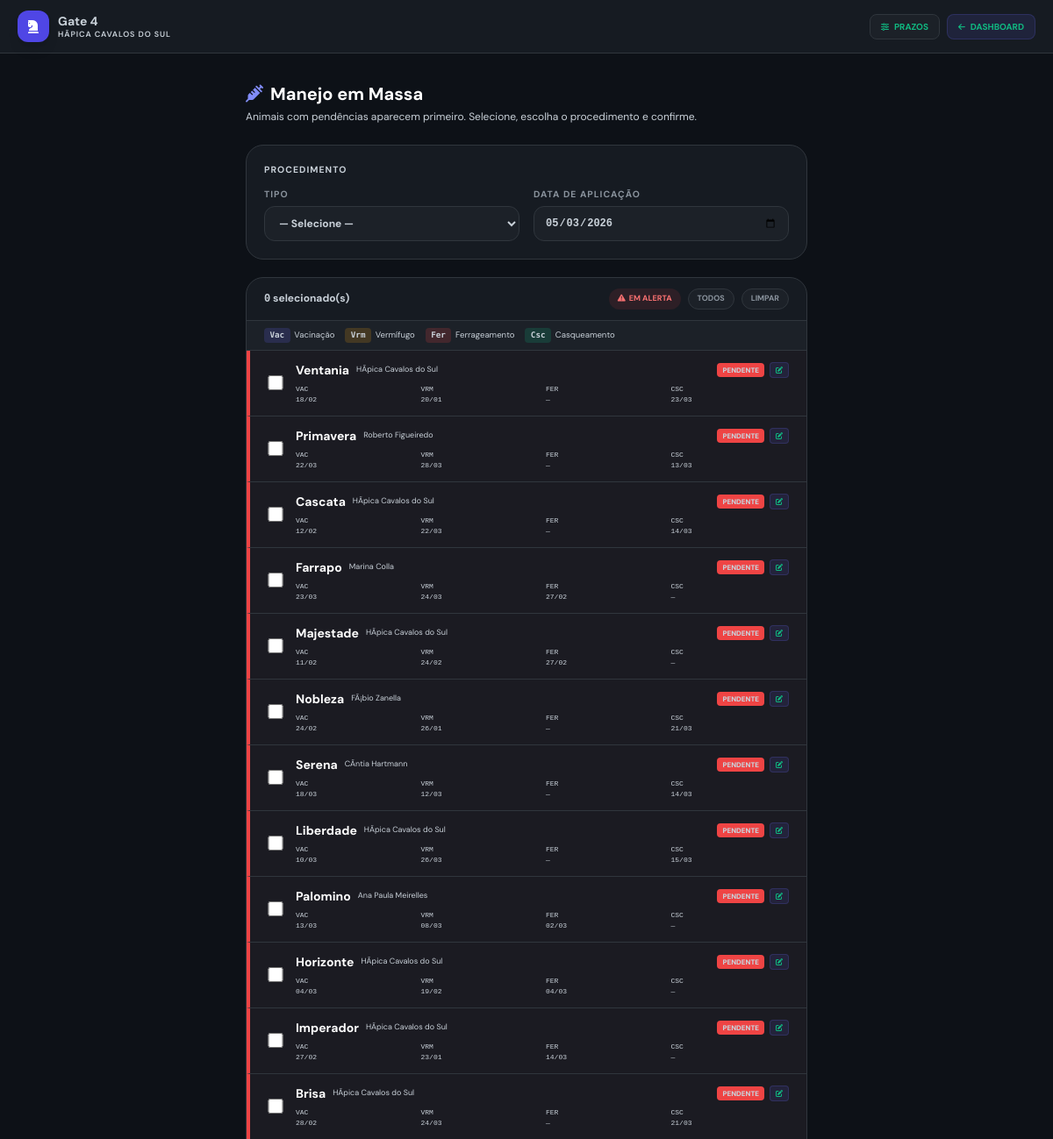
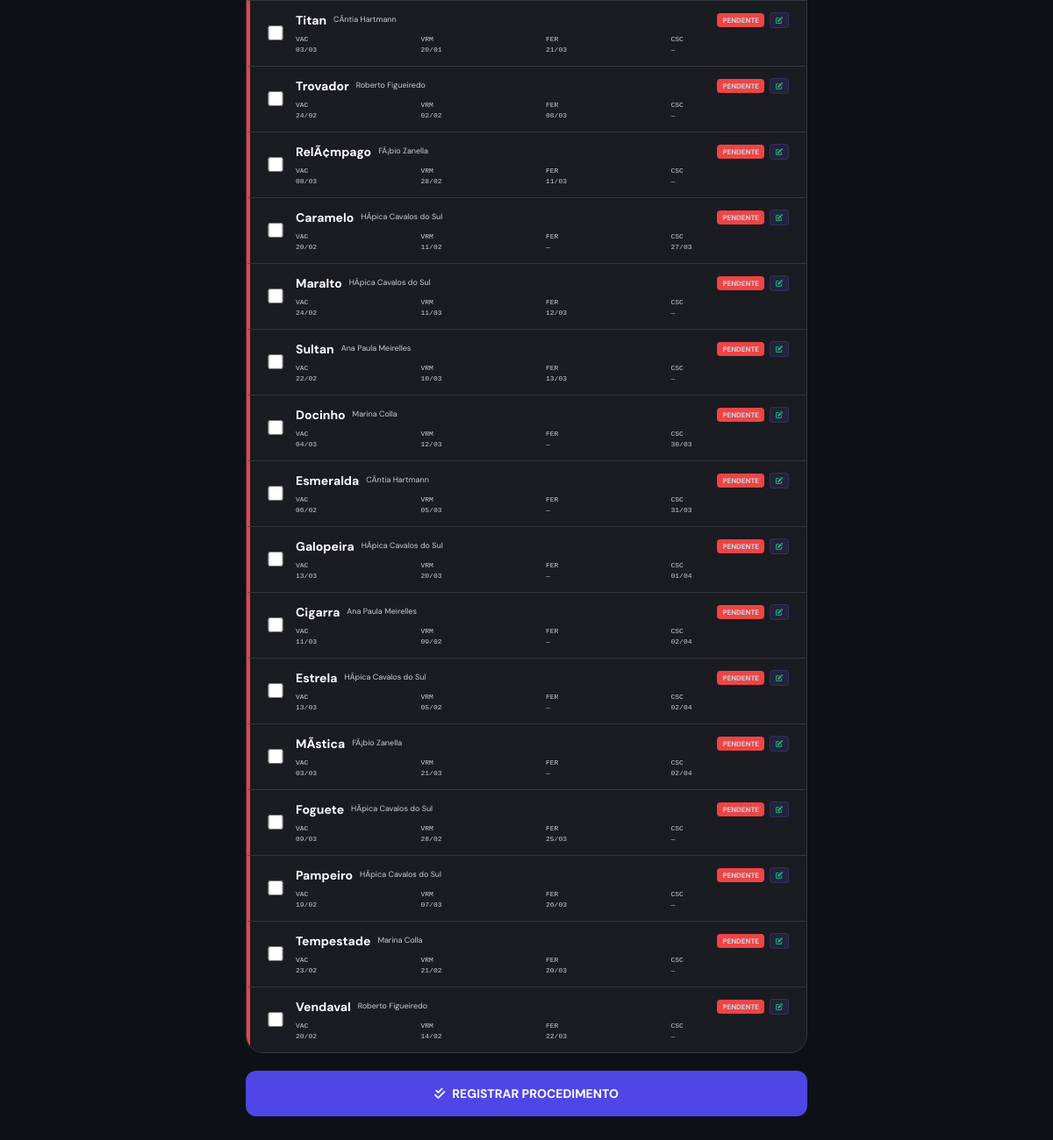
Before: /manejo-em-massa/ (signed in) with the older database file (2 pictures, top to bottom).
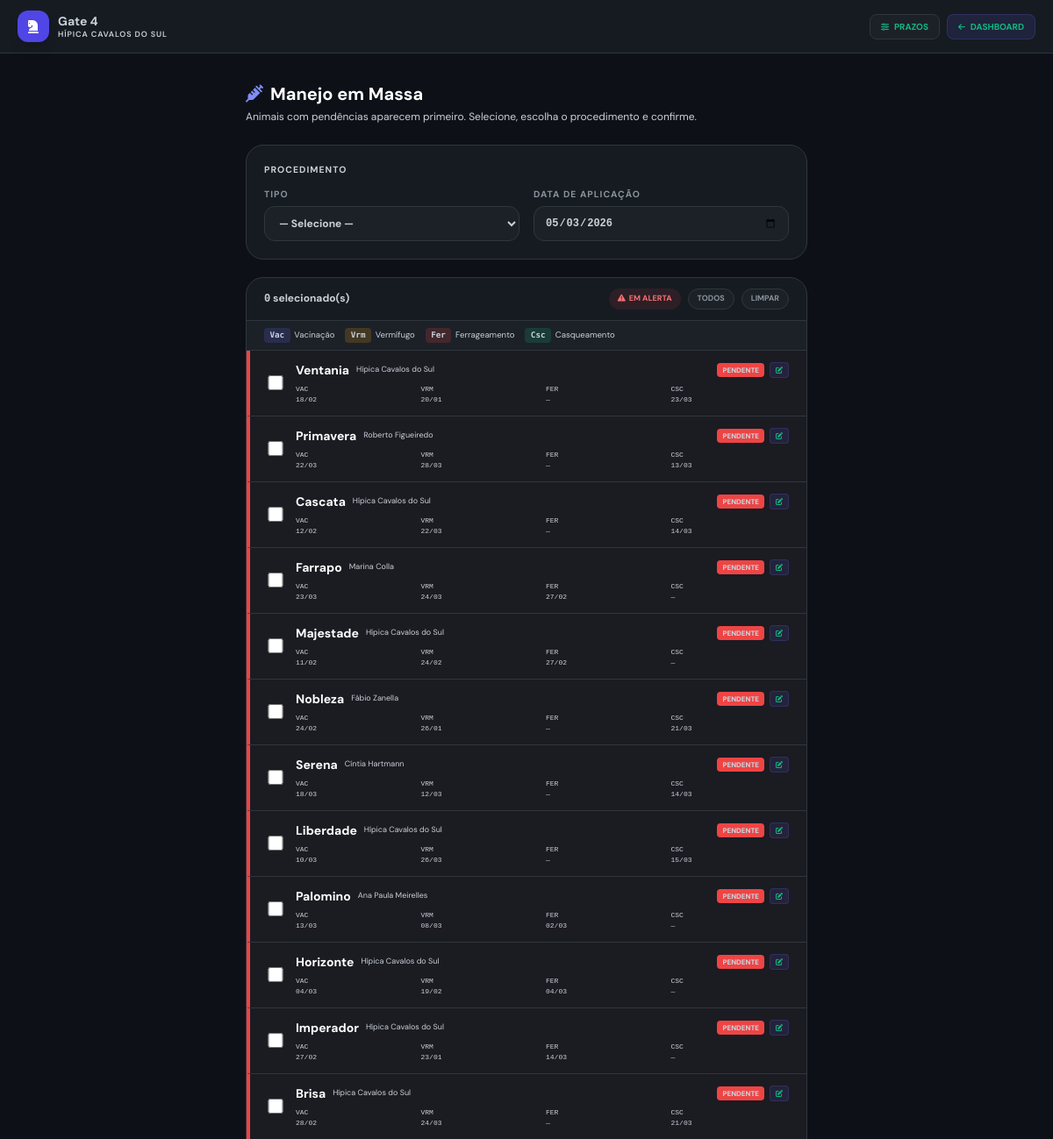
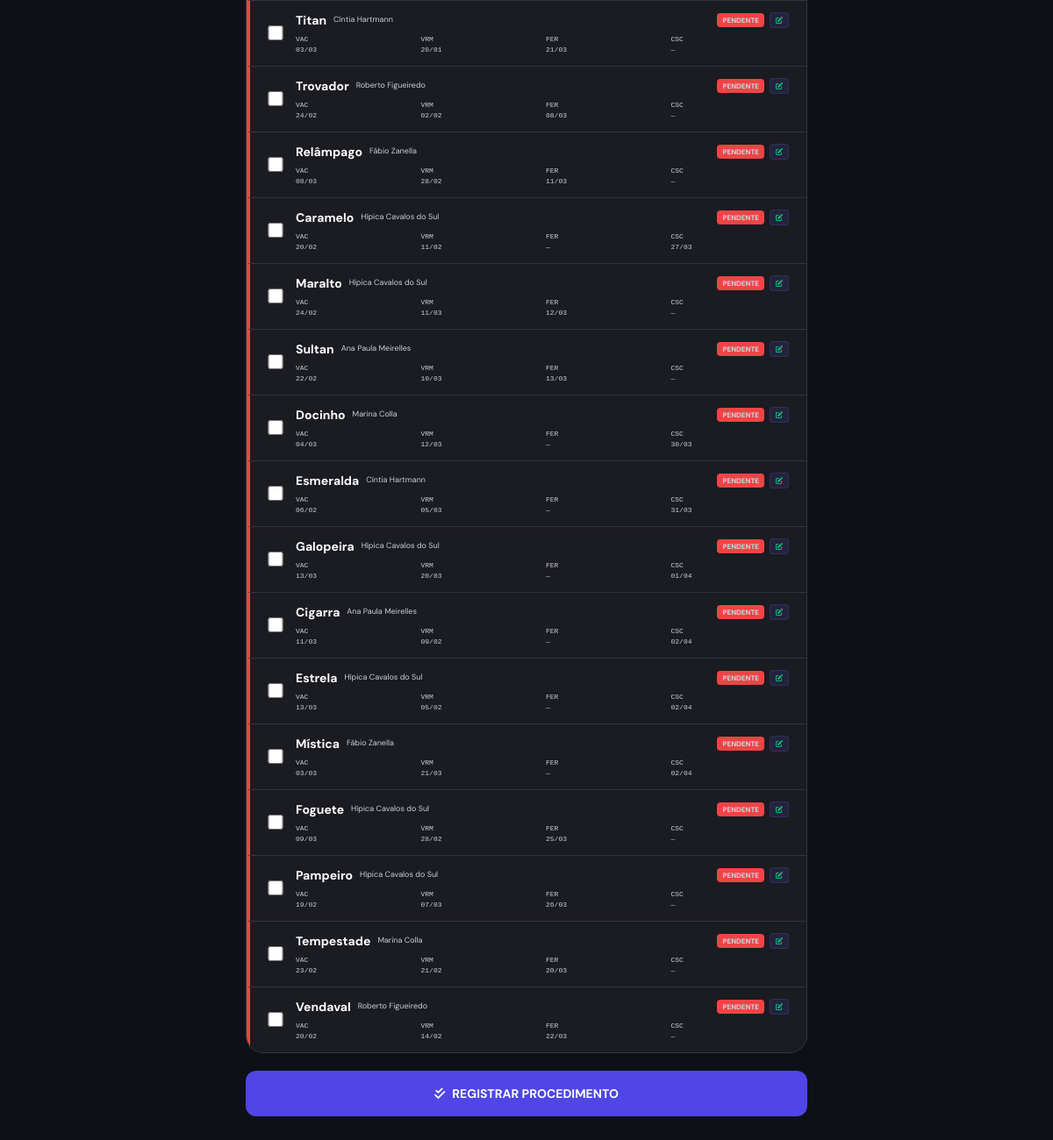
After: the same page with the newer database file (2 pictures, top to bottom).
### gateagora/models.py (models this page shows, shortened)
class Empresa(models.Model):
    nome = models.CharField(max_length=100)
    logo = models.ImageField(upload_to='logos/', null=True, blank=True)
    cnpj = models.CharField(max_length=18, blank=True, null=True, help_text="CNPJ da Unidade")
    cidade = models.CharField(max_length=100, default="Cidade Exemplo")
    slug = models.SlugField(
        unique=True,
        help_text="Identificador único na URL (ex: haras-santa-fe)"
    )
    class Meta:
        indexes = [models.Index(fields=["slug"])]

class Cavalo(models.Model):
    CATEGORIA_CHOICES = [
        ('PROPRIO', 'Próprio (Escola)'),
        ('HOTELARIA', 'Hotelaria (Particular)'),
    ]
    STATUS_SAUDE_CHOICES = [
        ('Saudável', 'Saudável'),
        ('Alerta', 'Alerta'),
        ('Doente', 'Doente'),
        ('Tratamento', 'Em Tratamento'),
    ]
    LOCAL_DORMIDA = [
        ('BAIA', 'Dorme na Baia'),
        ('PIQUETE', 'Dorme no Piquete'),
    ]
    RACA_CHOICES = [
        ('mang_marchador', 'Mangalarga Marchador'),
        ('quarto_milha', 'Quarto de Milha'),
        ('psl', 'Puro Sangue Lusitano'),
        ('crioulo', 'Crioulo'),
        ('hipismo', 'Cavalo de Hipismo (BH)'),
        ('srd', 'Sem Raça Definida'),
    ]
    ATIVIDADE_CHOICES = [
        ('0.018', 'Leve (Passeio/Aposentado)'),
        ('0.025', 'Moderada (Escola/Aulas)'),
        ('0.035', 'Intensa (Salto/Competição)'),
    ]
    USA_FERRADURA_CHOICES = [
        ('SIM', 'Ferrado (Usa Ferradura)'),
        ('NAO', 'Descalço (Apenas Casqueamento)'),
    ]
    empresa = models.ForeignKey(Empresa, on_delete=models.CASCADE)
    nome = models.CharField(max_length=100)
    categoria = models.CharField(max_length=20, choices=CATEGORIA_CHOICES, default='PROPRIO')
    status_saude = models.CharField(max_length=20, choices=STATUS_SAUDE_CHOICES, default='Saudável')
    onde_dorme = models.CharField(max_length=10, choices=LOCAL_DORMIDA, default='BAIA')
    foto = models.ImageField(upload_to='cavalos/', null=True, blank=True)
    raca = models.CharField(max_length=25, choices=RACA_CHOICES, default='srd')
    peso = models.FloatField(
        default=450.0,
        validators=[MinValueValidator(100)],
        help_text="Peso aproximado para cálculo de ração"
    )
    fator_atividade = models.CharField(max_length=10, choices=ATIVIDADE_CHOICES, default='0.025')
    tipo_sela = models.CharField(max_length=100, blank=True, help_text="Ex: Sela Salto Americana")
    tipo_cabecada = models.CharField(max_length=100, blank=True, help_text="Ex: Cabeçada com Freio D")
    material_proprio = models.BooleanField(default=False, help_text="Marque se o material for exclusivo do proprietário")
    baia = models.OneToOneField(Baia, on_delete=models.SET_NULL, null=True, blank=True)
    piquete = models.ForeignKey(Piquete, on_delete=models.SET_NULL, null=True, blank=True)
    proprietario = models.ForeignKey(
        Aluno,
        on_delete=models.CASCADE,
        related_name='cavalos',
        help_text="Se for Próprio, vincular ao gestor ou escola"
    )
    ultima_vacina = models.DateField(null=True, blank=True)
    ultimo_vermifugo = models.DateField(null=True, blank=True)
    ultimo_ferrageamento = models.DateField(null=True, blank=True)
    ultimo_casqueamento = models.DateField(null=True, blank=True)
    usa_ferradura = models.CharField(
        max_length=3,
        choices=USA_FERRADURA_CHOICES,
        default='NAO',
        verbose_name="Usa Ferradura?"
    )
    racao_tipo = models.CharField(max_length=100, blank=True, help_text="Ex: Guabi Equi-S")
    racao_qtd_manha = models.CharField(max_length=50, blank=True, help_text="Ex: 2kg")
    racao_qtd_noite = models.CharField(max_length=50, blank=True, help_text="Ex: 2kg")
    feno_tipo = models.CharField(max_length=100, blank=True, default="Coast Cross")
    feno_qtd = models.CharField(max_length=100, blank=True, default="À vontade")
    complemento_nutricional = models.TextField(blank=True)
    mensalidade_baia = models.DecimalField(max_digits=10, decimal_places=2, default=Decimal('1000.00'))
    class Meta:
        ordering = ['nome']
        indexes = [
            models.Index(fields=["empresa", "status_saude"]),
            models.Index(fields=["empresa", "categoria"]),
        ]

class Aluno(models.Model):
    empresa = models.ForeignKey(Empresa, on_delete=models.CASCADE)
    nome = models.CharField(max_length=200)
    telefone = models.CharField(
        max_length=20,
        help_text="Formato sugerido: 5511999999999",
        default="",
        validators=[RegexValidator(r'^\+?\d{10,15}$', 'Telefone deve estar no formato internacional, ex: 5511999999999')]
    )
    foto = models.ImageField(upload_to='alunos/', null=True, blank=True)
    ativo = models.BooleanField(default=True)
    valor_aula = models.DecimalField(max_digits=10, decimal_places=2, default=Decimal('150.00'))
    class Meta:
        ordering = ['nome']
        indexes = [models.Index(fields=["empresa", "nome"])]
    plano = models.ForeignKey(
        'Plano',
        on_delete=models.SET_NULL,
        null=True,
        blank=True,
        verbose_name="Plano Contratado"
    )
    perfil_usuario = models.OneToOneField(
        'Perfil',
        on_delete=models.SET_NULL,
        null=True,
        blank=True,
        related_name='aluno_vinculado',
        verbose_name="Login do Aluno",
        help_text="Perfil de acesso do aluno ao sistema"
    )

### gateagora/views.py (the view, shortened to what this page needs)
# urls.py: path('manejo-em-massa/', views.manejo_em_massa, name='manejo_em_massa'),
@login_required
def manejo_em_massa(request):
    empresa = getattr(request, "empresa", None) or request.user.perfil.empresa
    hoje = timezone.localdate()
    try:
        cfg = ConfigPrazoManejo.objects.get(empresa=empresa)
        prazo_vacina = cfg.prazo_vacina
        prazo_vermifugo = cfg.prazo_vermifugo
        prazo_ferrageamento = cfg.prazo_ferrageamento
        prazo_casqueamento = cfg.prazo_casqueamento
    except ConfigPrazoManejo.DoesNotExist:
        prazo_vacina = 365
        prazo_vermifugo = 90
        prazo_ferrageamento = 60
        prazo_casqueamento = 60
    def _dias_atraso(data_campo):
        if not data_campo:
            return 9999
        return (hoje - data_campo).days
    def _atraso_excedido(c):
        atrasos = [
            max(0, _dias_atraso(c.ultima_vacina)    - prazo_vacina),
            max(0, _dias_atraso(c.ultimo_vermifugo) - prazo_vermifugo),
        ]
        if c.usa_ferradura == "SIM":
            atrasos.append(max(0, _dias_atraso(c.ultimo_ferrageamento) - prazo_ferrageamento))
        else:
            atrasos.append(max(0, _dias_atraso(c.ultimo_casqueamento)  - prazo_casqueamento))
        bonus = 100000 if c.status_saude != "Saudável" else 0
        return sum(atrasos) + bonus
    cavalos_qs = (
        Cavalo.objects
        .filter(empresa=empresa)
        .select_related("proprietario")
        .order_by("nome")
    )
    cavalos_status = []
    for cavalo in cavalos_qs:
        score = _atraso_excedido(cavalo)
        cavalos_status.append({
            "obj":           cavalo,
            "vencido":       score > 0,
            "atraso_maximo": score,
        })
    cavalos_status.sort(key=lambda x: x["atraso_maximo"], reverse=True)
    return render(request, "gateagora/manejo_em_massa.html", {
        "empresa":             empresa,
        "hoje":                hoje,
        "cavalos_status":      cavalos_status,
        "prazo_vacina":        prazo_vacina,
        "prazo_vermifugo":     prazo_vermifugo,
        "prazo_ferrageamento": prazo_ferrageamento,
        "prazo_casqueamento":  prazo_casqueamento,
    })

### gateagora/templates/gateagora/manejo_em_massa.html (shortened to what this page needs)
{% load static %}
<!DOCTYPE html>
<html lang="pt-br">
<head>
  <script src="https://cdn.tailwindcss.com"></script>
  <link rel="stylesheet" href="https://cdnjs.cloudflare.com/ajax/libs/font-awesome/6.0.0/css/all.min.css"/>
  <link rel="stylesheet" href="{% static 'css/themes.css' %}">
</head>
<body>
<nav class="glass sticky top-0 z-50 px-5 py-3">
  <div class="max-w-screen-xl mx-auto flex justify-between items-center">
    <a href="{% url 'dashboard' %}" class="flex items-center gap-2.5 group">
      <div class="bg-indigo-600 w-9 h-9 rounded-xl flex items-center justify-center shadow-lg group-hover:bg-indigo-500 transition">
        <i class="fa-solid fa-chess-knight text-white text-base"></i>
      </div>
      <div class="leading-tight">
        <p class="text-sm font-bold" style="color:var(--text-strong)">{{ brand_name|default:"Gate 4" }}</p>
        <p class="text-[9px] font-semibold uppercase tracking-widest" style="color:var(--text-muted)">{{ empresa.nome }}</p>
      </div>
    </a>
    <div class="flex items-center gap-2">
      <a href="{% url 'config_prazos_manejo' %}" class="flex items-center gap-1.5 text-[10px] font-bold uppercase px-3 py-1.5 rounded-lg" style="background:var(--card-alt);color:var(--text-muted);border:1px solid var(--border);"><i class="fa-solid fa-sliders text-[9px]"></i> Prazos</a>
      <a href="{% url 'dashboard' %}" class="flex items-center gap-1.5 text-[10px] font-bold uppercase px-3 py-1.5 rounded-lg" style="background:var(--indigo-soft);color:var(--indigo-text);border:1px solid rgba(99,102,241,0.2);"><i class="fa-solid fa-arrow-left text-[9px]"></i> Dashboard</a>
    </div>
  </div>
</nav>
<div class="max-w-2xl mx-auto px-4 py-8">
  <div class="mb-6">
    <h2 class="text-xl font-bold" style="color:var(--text-strong)">
      <i class="fa-solid fa-syringe mr-2" style="color:var(--indigo-text)"></i>Manejo em Massa
    </h2>
    <p class="text-xs mt-1" style="color:var(--text-muted)">Animais com pendências aparecem primeiro. Selecione, escolha o procedimento e confirme.</p>
  </div>
  <form method="post" action="{% url 'manejo_em_massa' %}">
    <div class="card p-5 mb-5">
      <p class="sec-title mb-3">Procedimento</p>
      <div class="grid grid-cols-2 gap-4">
        <div>
          <label class="sec-title block mb-1.5">Tipo</label>
          <select name="procedimento" required class="w-full rounded-xl px-3 py-2.5 text-xs font-bold" style="background:var(--card-alt);color:var(--text-main);border:1px solid var(--border);">
            <option value="">— Selecione —</option>
          </select>
        </div>
        <div>
          <label class="sec-title block mb-1.5">Data de Aplicação</label>
          <input type="date" name="data" required value="{{ hoje|date:'Y-m-d' }}" class="w-full rounded-xl px-3 py-2.5 text-xs font-bold font-mono" style="background:var(--card-alt);color:var(--text-main);border:1px solid var(--border);">
        </div>
      </div>
    </div>
    <div class="card overflow-hidden mb-5">
      <div class="px-5 py-3 flex items-center justify-between" style="border-bottom:1px solid var(--border)">
        <span class="text-xs font-bold" style="color:var(--text-muted)">
          <span id="contador" class="font-mono" style="color:var(--indigo-text)">0</span> selecionado(s)
        </span>
        <div class="flex gap-2">
          <button type="button" onclick="selecionarGrupo('alerta')" class="text-[9px] font-bold uppercase px-2.5 py-1 rounded-full" style="background:rgba(239,68,68,0.1);color:var(--red-text);"><i class="fa-solid fa-triangle-exclamation mr-0.5"></i> Em alerta</button>
          <button type="button" onclick="selecionarTodos()" class="text-[9px] font-bold uppercase px-2.5 py-1 rounded-full" style="background:var(--card-alt);color:var(--text-muted);border:1px solid var(--border);">Todos</button>
          <button type="button" onclick="limparSelecao()" class="text-[9px] font-bold uppercase px-2.5 py-1 rounded-full" style="background:var(--card-alt);color:var(--text-muted);border:1px solid var(--border);">Limpar</button>
        </div>
      </div>
      <div class="px-5 py-2 flex flex-wrap gap-3" style="border-bottom:1px solid var(--border);background:var(--card-alt)">
        <span class="legenda-item"><span class="badge-proc badge-vac">Vac</span> Vacinação</span>
        <span class="legenda-item"><span class="badge-proc badge-verm">Vrm</span> Vermífugo</span>
        <span class="legenda-item"><span class="badge-proc badge-ferr">Fer</span> Ferrageamento</span>
        <span class="legenda-item"><span class="badge-proc badge-casc">Csc</span> Casqueamento</span>
      </div>
      <div id="listaCavalos">
        {% for item in cavalos_status %}
          {% with cavalo=item.obj %}
          <div class="cavalo-row {% if item.vencido %}em-alerta alerta-row{% else %}em-dia-row{% endif %}"
               onclick="toggleCavalo({{ cavalo.id }})">
            <input type="checkbox" name="cavalos_selecionados" value="{{ cavalo.id }}" id="chk_{{ cavalo.id }}" onclick="event.stopPropagation();atualizarContador(this)">
            <div class="flex-1 min-w-0">
              <div class="flex items-center justify-between gap-1.5 flex-wrap">
                <div class="flex items-center gap-2">
                  <label for="chk_{{ cavalo.id }}" class="text-sm font-bold cursor-pointer" style="color:var(--text-strong)" onclick="event.stopPropagation()">{{ cavalo.nome }}</label>
                  {% if cavalo.proprietario %}<span class="text-[9px]" style="color:var(--text-muted)">{{ cavalo.proprietario.nome }}</span>{% endif %}
                </div>
                <div class="flex items-center gap-1.5">
                  {% if item.vencido %}
                    {% if item.por_status and item.atraso_maximo == 0 %}
                      <span class="text-[8px] font-black px-1.5 py-0.5 rounded uppercase"
                            style="background:rgba(245,158,11,0.2);color:#f59e0b;">
                        {{ cavalo.status_saude|upper }}
                      </span>
                    {% elif item.atraso_maximo >= 9000 %}
                      <span class="text-[8px] font-black bg-red-500 text-white px-1.5 py-0.5 rounded uppercase">
                        PENDENTE
                      </span>
                    {% else %}
                      <span class="text-[8px] font-black bg-red-500 text-white px-1.5 py-0.5 rounded uppercase">
                        ATRASADO {{ item.atraso_maximo }}D
                      </span>
                    {% endif %}
                    <a href="/admin/gateagora/cavalo/{{ cavalo.id }}/change/"
                       onclick="event.stopPropagation()"
                       target="_blank"
                       title="Abrir cadastro do cavalo"
                       class="text-[8px] font-bold px-1.5 py-0.5 rounded"
                       style="background:rgba(99,102,241,0.12);color:var(--indigo-text);border:1px solid rgba(99,102,241,0.2);">
                      <i class="fa-solid fa-pen-to-square"></i>
                    </a>
                  {% else %}
                    <span class="text-[8px] font-bold text-emerald-500 uppercase">✓ em dia</span>
                  {% endif %}
                </div>
              </div>
              <div class="grid grid-cols-4 gap-x-2 mt-1.5 text-[8px] font-mono" style="color:var(--text-muted)">
                <div class="flex flex-col"><span>VAC</span><span style="color:var(--text-main)">{{ cavalo.ultima_vacina|date:"d/m"|default:"—" }}</span></div>
                <div class="flex flex-col"><span>VRM</span><span style="color:var(--text-main)">{{ cavalo.ultimo_vermifugo|date:"d/m"|default:"—" }}</span></div>
                <div class="flex flex-col"><span>FER</span><span style="color:var(--text-main)">{{ cavalo.ultimo_ferrageamento|date:"d/m"|default:"—" }}</span></div>
                <div class="flex flex-col"><span>CSC</span><span style="color:var(--text-main)">{{ cavalo.ultimo_casqueamento|date:"d/m"|default:"—" }}</span></div>
              </div>
            </div>
          </div>
          {% endwith %}
        {% empty %}
          <div class="flex flex-col items-center py-14" style="color:var(--text-muted)">
            <i class="fa-solid fa-horse text-4xl mb-3 opacity-20"></i>
            <p class="text-xs font-bold uppercase">Nenhum cavalo cadastrado.</p>
          </div>
        {% endfor %}
      </div>
    </div>
    <button type="submit" class="w-full py-4 rounded-xl font-bold uppercase text-sm flex items-center justify-center gap-2" style="background:#4f46e5;color:#fff;">
      <i class="fa-solid fa-check-double"></i> Registrar Procedimento
    </button>
  </form>
</div>
</body>
</html>

Changed rows visible on the page:
changed Empresa: nome "HÃ­PICA CAVALOS DO SUL" → "HÍPICA CAVALOS DO SUL"
changed through a linked row, Cavalo "Ventania": obj.proprietario.nome "HÃ­pica Cavalos do Sul" → "Hípica Cavalos do Sul"
changed through a linked row, Cavalo "Cascata": obj.proprietario.nome "HÃ­pica Cavalos do Sul" → "Hípica Cavalos do Sul"
changed through a linked row, Cavalo "Majestade": obj.proprietario.nome "HÃ­pica Cavalos do Sul" → "Hípica Cavalos do Sul"
changed through a linked row, Cavalo "Nobleza": obj.proprietario.nome "FÃ¡bio Zanella" → "Fábio Zanella"
changed through a linked row, Cavalo "Serena": obj.proprietario.nome "CÃ­ntia Hartmann" → "Cíntia Hartmann"
changed through a linked row, Cavalo "Liberdade": obj.proprietario.nome "HÃ­pica Cavalos do Sul" → "Hípica Cavalos do Sul"
changed through a linked row, Cavalo "Horizonte": obj.proprietario.nome "HÃ­pica Cavalos do Sul" → "Hípica Cavalos do Sul"
changed through a linked row, Cavalo "Imperador": obj.proprietario.nome "HÃ­pica Cavalos do Sul" → "Hípica Cavalos do Sul"
changed through a linked row, Cavalo "Brisa": obj.proprietario.nome "HÃ­pica Cavalos do Sul" → "Hípica Cavalos do Sul"
changed through a linked row, Cavalo "Titan": obj.proprietario.nome "CÃ­ntia Hartmann" → "Cíntia Hartmann"
changed Cavalo: obj.nome "RelÃ¢mpago" → "Relâmpago"; obj.proprietario.nome "FÃ¡bio Zanella" → "Fábio Zanella"
changed through a linked row, Cavalo "Caramelo": obj.proprietario.nome "HÃ­pica Cavalos do Sul" → "Hípica Cavalos do Sul"
changed through a linked row, Cavalo "Maralto": obj.proprietario.nome "HÃ­pica Cavalos do Sul" → "Hípica Cavalos do Sul"
changed through a linked row, Cavalo "Esmeralda": obj.proprietario.nome "CÃ­ntia Hartmann" → "Cíntia Hartmann"
changed through a linked row, Cavalo "Galopeira": obj.proprietario.nome "HÃ­pica Cavalos do Sul" → "Hípica Cavalos do Sul"
changed through a linked row, Cavalo "Estrela": obj.proprietario.nome "HÃ­pica Cavalos do Sul" → "Hípica Cavalos do Sul"
changed Cavalo: obj.nome "MÃ­stica" → "Mística"; obj.proprietario.nome "FÃ¡bio Zanella" → "Fábio Zanella"
changed through a linked row, Cavalo "Foguete": obj.proprietario.nome "HÃ­pica Cavalos do Sul" → "Hípica Cavalos do Sul"
changed through a linked row, Cavalo "Pampeiro": obj.proprietario.nome "HÃ­pica Cavalos do Sul" → "Hípica Cavalos do Sul"
